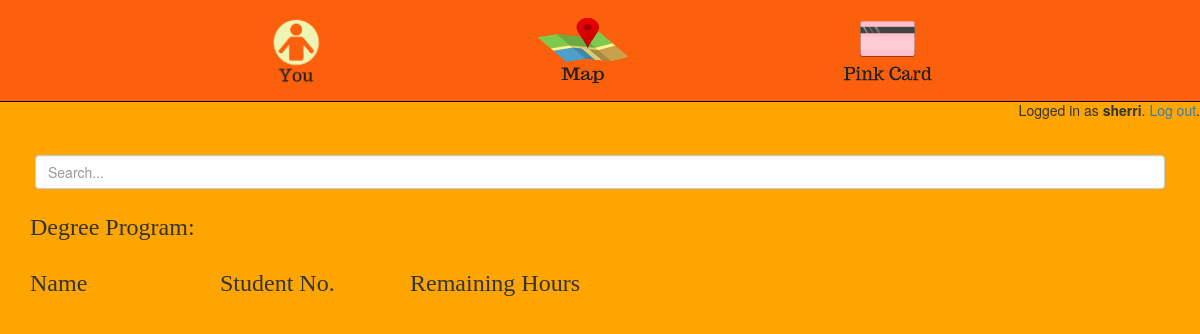
/librarian/deg_prog/5/ (signed in), run on an earlier commit of the app's database.
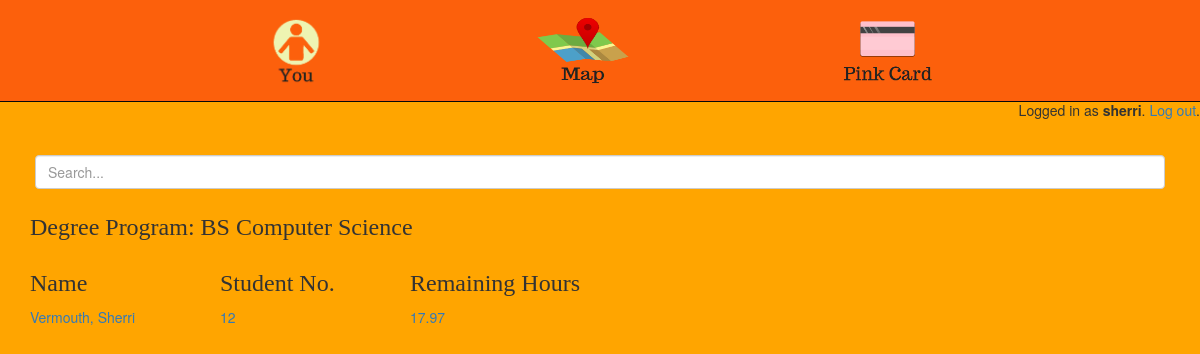
And on a later commit of the database.
### pinkcard/models.py (models this page shows, shortened)
class User(AbstractUser):
	username = models.CharField(max_length=30, unique=True)
	is_student = models.BooleanField(default=False)
	is_librarian = models.BooleanField(default=False)
	USERNAME_FIELD = 'username'

class Student(models.Model):
	user = models.OneToOneField(User, on_delete=models.CASCADE, primary_key=True)
	id_no = models.IntegerField(null=False)
	last_name = models.CharField(max_length = 30, default="Doe")
	first_name = models.CharField(max_length = 30, default="Jane")
	degree_prog = models.ForeignKey(DegreeProg, null=True, blank=True,on_delete=models.CASCADE)
	rem_hours = models.DecimalField(decimal_places=2,max_digits=1000,default=20.0)
	total_elec_usage = models.DecimalField(decimal_places=2,max_digits=1000,default=0)

class DegreeProg(models.Model):
	deg_name = models.CharField(max_length=200, default='Non Major')
	def __str__(self):
		return self.deg_name
	class Meta:
		ordering = ('deg_name',)

### pinkcard/views/librarian.py (the view)
# urls.py: path('deg_prog/<int:pk>/', librarian.DegProgStudentList.as_view(), name="DegProgStudentList"),
class DegProgStudentList(ListView):
	template_name = 'pinkcard/librarian/list_students.html'
	model = Student
	context_object_name = 'students'
	def get_queryset(self):
		self.degree_prog = get_object_or_404(DegreeProg, pk=self.kwargs['pk'])
		return Student.objects.filter( degree_prog = self.degree_prog)

### pinkcard/templates/pinkcard/librarian/list_students.html
{% extends 'base.html' %}
{% block content %}
	<div class="md-form mt-0" id="search-bar">
  		<input class="form-control" type="text" placeholder="Search..." aria-label="Search">
	</div>
	<div>
		<h3>Degree Program: {{ students.0.degree_prog }}</h3>
	</div>
	<div class="row text-left row-no-gutters">
		<div class="col-sm-2"> <h3>Name</h3> </div>
		<div class="col-sm-2"> <h3>Student No.</h3> </div>
		<div class="col-sm-2"> <h3>Remaining Hours</h3> </div>
	</div>
	{% for s in students %}
	<div class="row text-left row-no-gutters" id="row-student">
		<div class="col-sm-2">
			<a href="#">{{ s.last_name }}, {{ s.first_name }}</a>
		</div>
		<div class="col-sm-2">
			<a href="#">{{ s.id_no }}</a>
		</div>
		<div class="col-sm-2">
			<a href="#">{{ s.rem_hours}}</a>
		</div>
	</div>
	{% endfor %}
{% endblock content %}

### templates/base.html (shortened to what this page needs)
{% load static %}
<!doctype html>
<html lang="en">
	<head>
		<link rel="stylesheet" href="https://maxcdn.bootstrapcdn.com/bootstrap/3.4.0/css/bootstrap.min.css">
		<link rel="stylesheet" type="text/css" href="{% static 'css/app.css' %}">
	    {% if user.is_authenticated and user.is_librarian %}
	      <link rel="stylesheet" type="text/css" href="{% static 'css/librarian.css' %}">
	    {% else %}
	      <link rel="stylesheet" type="text/css" href="{% static 'css/students.css' %}">
	    {% endif %}
	</head>
	<body>
		{% if user.is_authenticated and user.is_student %}
		<div>
		<nav class="navbar navbar-inverse navbar-fixed-top">
			<div class="menu-container">
			    <ul class="nav navbar-nav">
			    	<li><a id="navbar-brand" href="#"><img src="/static/img/you.png" id="you" width="73" height="73"></a></li>
			    	<li><a id="navbar-brand" href="{% url 'students:map' %}"><img src="/static/img/map.png" id="map" width="100" height="70"></a></li>
			    	<li><a id="navbar-brand" href="#"><img src="/static/img/pinkcard.png" id="pinkcard" width="105" height="70"></a></li>
			    </ul>
			</div>
		</nav>
		</div>
		{% endif %}
		<br>
		<br>
		<br>
		<br>
		<br>
		<div class="col-6 text-right">
            {% if user.is_authenticated %}
            	<p class="pt-3">Logged in as <strong>{{ user.username }}</strong>. <a href="{% url 'logout' %}">Log out</a>.</p>
           	{% else %}
            	<a href="{% url 'login' %}" class="btn btn-light" role="button">Log in</a>
            	<a href="{% url 'signup' %}" class="btn btn-primary" role="button">Sign up</a>
          	{% endif %}
       	</div>
		<div class="container">
			<div class="content">
				{% block content %}
				{% endblock %}
			</div>
		</div>
	</body>
</html>

### static/css/app.css (style rules this page uses)
.navbar { background-color: #fc600c; }
.menu-container { position: relative; margin: 0 auto; margin-top: 0px; margin-top: -5px; max-width: 980px; padding: 0 50px; }
#navbar-brand { padding: 14px 100px; }
.nav.navbar-nav li a { color: black; font-family: OswaldRegular; }
#search-bar { padding: 5px; margin-top: 20px; }
h3 { font-family: OswaldRegular; }
a { text-decoration: none; }
li { color: black; }

### static/css/students.css (style rules this page uses)
body { background-color: orange; }

What changed in the data, as far as the page shows it:
now on this page (row edited): Student: degree_prog.deg_name "BS Computer Science", last_name "Vermouth", first_name "Sherri", id_no "12", rem_hours "17.97"
